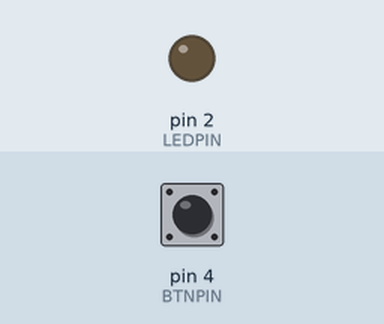
Simulated run of this sketch. Board: Arduino Uno, built with avr-gcc and run on an emulated ATmega328P. On the bench: output pins drawn as LEDs (lit = HIGH). The test bench sets the inputs (shaded band); at power-on: pin 4 (BTNPIN) LOW.

Above: at 1.2 s.
1.3 s: pin 4 (BTNPIN) pulled HIGH for 0.15 s
At 1.37 s:
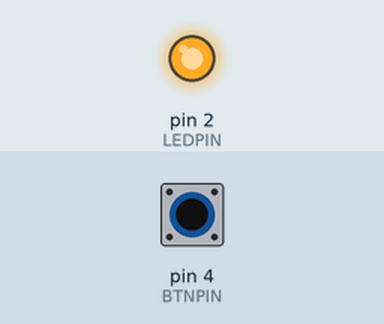
2.9 s: pin 4 (BTNPIN) pulled HIGH for 3.2 s
At 6.5 s:
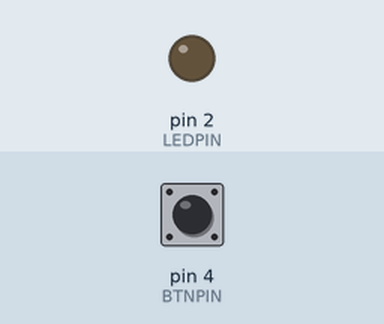
Timing chart, 0 to 8.0 s (numbered marks = the images above; inputs shaded):
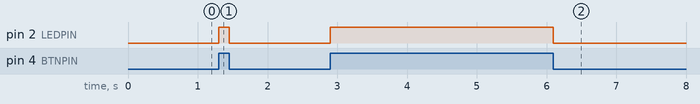

The sketch:

button-pull-down.ino
```cpp
// LED pin
#define LEDPIN  2
// Button pin
#define BTNPIN  4

void setup()
{
  // Konfigurasi GPIO pin sebagai output untuk LED on-board
  pinMode(LEDPIN, OUTPUT);
  // Konfigurasi GPIO pin sebagai input untuk button
  pinMode(BTNPIN, INPUT);
}

void loop()
{
  if (digitalRead(BTNPIN) == HIGH) // Jika button ditekan (active-high)
  {
    // Nyalakan LED on-board
    digitalWrite(LEDPIN, HIGH);
  }
  else
  {
    // Matikan LED on-board
    digitalWrite(LEDPIN, LOW);
  }
}
```

Measured:
- after the input at 1.3 s, pin 2 (LEDPIN): LOW → HIGH at once, → LOW 0.15 s later
- after the input at 2.9 s, pin 2 (LEDPIN): LOW → HIGH at once, → LOW 3.2 s later
